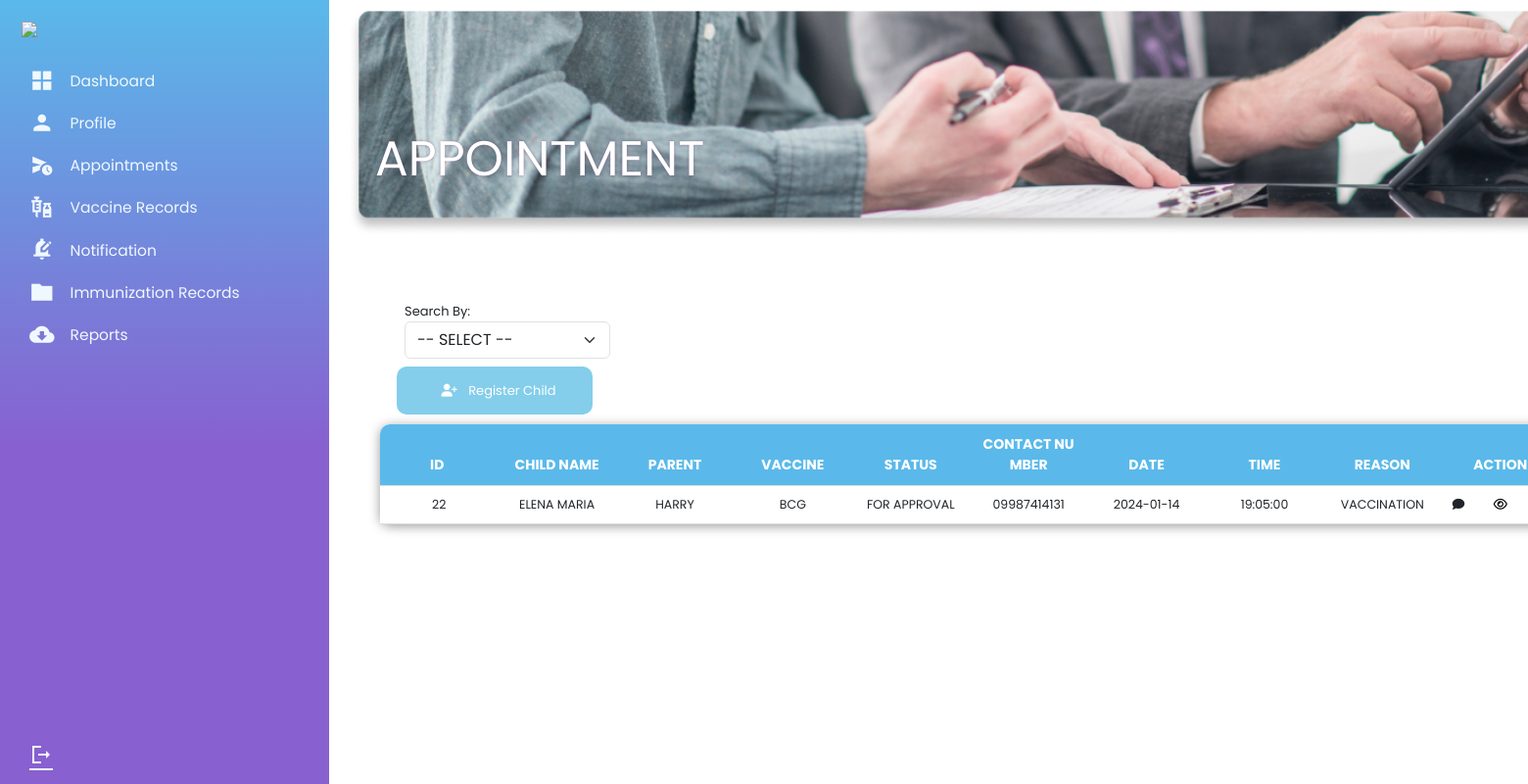
Page /Admin/Appointment-TAB.php (signed in) on the committed database.
### tables this page shows
CREATE TABLE `appointmenttable` (
  `appt_id` int(11) NOT NULL,
  `userid` int(11) NOT NULL,
  `cid` int(11) NOT NULL,
  `vacid` int(11) NOT NULL,
  `appt_time` time DEFAULT NULL,
  `appt_date` date NOT NULL,
  `dose` int(11) NOT NULL,
  `child_name` varchar(50) NOT NULL,
  `guardian_name` varchar(50) NOT NULL,
  `contact_number` varchar(50) DEFAULT NULL,
  `age` varchar(50) DEFAULT NULL,
  `email` varchar(50) NOT NULL,
  `appointment_status` int(11) DEFAULT 0,
  `vaccine_administer` varchar(100) DEFAULT NULL,
  `for_reason` varchar(50) DEFAULT NULL,
  `status_desc` varchar(100) NOT NULL
);

CREATE TABLE `vaccineinventory` (
  `vacid` int(11) NOT NULL,
  `vac_name` varchar(11) NOT NULL,
  `vac_desc` varchar(40) NOT NULL,
  `stocks` int(11) NOT NULL,
  `administered` int(11) NOT NULL,
  `req_dose` int(11) NOT NULL,
  `lower_limit` varchar(11) NOT NULL,
  `upper_limit` varchar(11) NOT NULL,
  `exp_date` date DEFAULT NULL,
  `active` int(11) DEFAULT 1,
  `batch_no` varchar(20) DEFAULT NULL,
  `vaccine_type` varchar(50) NOT NULL
);

### Admin_appointment/admin_appointment_controller.php (called while the page is built, shortened)
<?php
include '../Homepage/config.php';
$select = mysqli_query($conn, "SELECT * FROM appointmenttable a
LEFT JOIN vaccineinventory b ON a.vacid = b.vacid WHERE a.appointment_status = 1") or die('query failed');
$appointmenttable = mysqli_fetch_all($select, MYSQLI_ASSOC);
?>

### Admin/Appointment-TAB.php (the view, shortened to what this page needs)
<!DOCTYPE html>
<html>
<?php include('../include/include.php'); ?>
<?php include('../templates/Header.php'); ?>
<link rel="stylesheet" href="./css/style5.css">
<link rel="stylesheet" href="./css/appointment_tab.css">
<?php include('../Admin_appointment/admin_appointment_controller.php');
include('../Admin_appointment/vaccine_details.php'); ?>
<body>
    <div class="dash-container">
    <div class="column1">
         <?php include('../templates/Admin-Dash.php'); ?>
    </div>
    <div class="column">
    <div class="dashboard">
                <img class="appt" src="./images/Appointment.png">
            <div class="dashboard-text">
                <h1 class="text-white">APPOINTMENT</h1>
            </div>
            </div>
        <div class="table">
        <div class="search" style="margin-bottom:10px;">
<div class="form-group">
    <div class="row">
        <div class="col-auto">
             <div style="position: relative; display: inline-block;">
                <span>Search By:</span>
                <select class="form-select" id="search_dropdown">
                    <option>-- SELECT --</option>
                </select>
            </div>
        </div>
    </div>
</div>
                <button id="open_appointment_form" onclick="openModal('set_appointment')" style=""><span style="background-color:transparent; color:white;" class="fa fa-user-plus"></span> Register Child </button>
        </div>
            <div class="table_section">
                    <div class="row"  style="position:relative; left:80px;">
                                     <table class="table" id="data_table">
                                        <thead class="">
                                            <tr>
                                                <th scope="col" class="col col-auto ps-1 pe-2 text-uppercase">
                                                    <text>id</text>
                                                </th>
                                                <th scope="col" class="col col-auto ps-2 pe-2 text-uppercase">
                                                    <text>child name</text>
                                                </th>
                                                <th scope="col" class="col col-auto ps-2 pe-2 text-uppercase">
                                                    <text>parent</text>
                                                </th>
                                                <th scope="col" class="col col-auto ps-2 pe-2 text-uppercase">
                                                    <text>vaccine</text>
                                                </th>
                                                <th scope="col" class="col col-auto ps-2 pe-2 text-uppercase">
                                                    <text>status</text>
                                                </th>
                                                <th scope="col" class="col col-auto ps-2 pe-2 text-uppercase">
                                                    <text>contact number</text>
                                                </th>
                                                <th scope="col" class="col col-auto ps-2 pe-2 text-uppercase">
                                                    <text>date</text>
                                                </th>
                                                <th scope="col" class="col col-auto ps-2 pe-2 text-uppercase">
                                                    <text>time</text>
                                                </th>
                                                 <th scope="col" class="col col-auto ps-2 pe-2 text-uppercase">
                                                    <text>reason</text>
                                                </th>
                                                <th scope="col" class="col col-auto ps-2 pe-2 text-uppercase">
                                                    <text>action</text>
                                                </th>
                                            </tr>
                                        </thead>
                                        <tbody class="p-3 fs-7 text-white text-center">
                                            <?php
                                                foreach($appointmenttable as $info){
                                                    $appt_id = $info['appt_id'];
                                                    $cid = $info['cid'];
                                                    $appt_time = $info['appt_time'];
                                                    $appt_date = $info['appt_date'];
                                                    $child_name = $info['child_name'];
                                                    $guardian_name = $info['guardian_name'];
                                                    $contact_number = $info['contact_number'];
                                                    $appointment_status = $info['appointment_status'];
                                                    $vac_name = $info['vac_name'];
                                                    $for_reason = $info['for_reason'];
                                                    if($appointment_status == 1 ){
                                                        $appointment_status_list = "For Approval";
                                                    }
                                            ?>
                                             <tr>
                                                <td scope="col" class="col col-auto ps-2 pe-2 text-uppercase">
                                                    <text><?php echo $appt_id; ?></text>
                                                </td>
                                                <td scope="col" class="col col-auto ps-2 pe-2 text-uppercase">
                                                    <text><?php echo $child_name; ?></text>
                                                </td>
                                                <td scope="col" class="col col-auto ps-2 pe-2 text-uppercase">
                                                    <text><?php echo $guardian_name; ?></text>
                                                </td>
                                                <td scope="col" class="col col-auto ps-2 pe-2 text-uppercase">
                                                    <text><?php echo $vac_name; ?></text>
                                                </td>
                                                <td scope="col" class="col col-auto ps-2 pe-2 text-uppercase">
                                                    <text><?php echo $appointment_status_list; ?></text>
                                                </td>
                                                <td scope="col" class="col col-auto ps-2 pe-2 text-uppercase">
                                                    <text><?php echo $contact_number; ?></text>
                                                </td>
                                                <td scope="col" class="col col-auto ps-2 pe-2 text-uppercase">
                                                    <text><?php echo $appt_date; ?></text>
                                                </td>
                                                <td scope="col" class="col col-auto ps-2 pe-2 text-uppercase">
                                                    <text><?php echo $appt_time; ?></text>
                                                </td>
                                                <td scope="col" class="col col-auto ps-2 pe-2 text-uppercase">
                                                    <text><?php echo $for_reason; ?></text>
                                                </td>
                                                <td scope="col" class="col col-auto ps-2 pe-2 text-uppercase">
                                                    <div class="row">
                                                        <div class="col-lg-4">
                                                            <a id="send_notif-<?php echo $appt_id; ?>"  style="cursor:pointer;">
                                                                <i class="fa fa-comment"></i>
                                                            </a>
                                                        </div>
                                                        <div class="col-lg-4">
                                                            <a href="../Admin/admin_more_info.php?id=<?= $cid; ?>" style="cursor:pointer; color:black;">
                                                                <i class="fa fa-eye"></i>
                                                            </a>
                                                        </div>
                                                        <div class="col-lg-4">
                                                        </div>
                                                    </div>
                                                </td>
                                            </tr>
                                            <?php } ?>
                                        </tbody>
                                    </table>
                    </div>
                    </div>
            </div>
    </div>
    </div>
</body>
</html>

### Admin/css/style5.css (style rules this page uses)
.column { position: absolute; left: 270px; right: 50px; }
.column1 { position: fixed; height: 100%; }
.dashboard { position: relative; }
.dashboard img { padding: 8px 85px; width: 1500px; }
.dashboard-text { position: absolute; top: 100px; padding: 25px 113px; }
.dashboard-text h1 { color: rgb(56, 53, 100); text-shadow: 0px 0px 3px rgba(101, 53, 113, 0.5); font-family: 'Poppins', sans-serif; font-size: 50px; font-style: normal; font-weight: 400; line-height: normal; }
table { width: 100%; table-layout: fixed; max-width: 1000px; min-width: 900px; border-collapse: collapse; background-color: #ffffff; border: none; border-radius: 10px; box-shadow: 0 2px 12px 0 rgba(0, 0, 0, .4); }
.table2_section th, td { border-bottom: 1px solid #dddddd; padding: 10px 5px; word-break: break-all; text-align: center; }
.search { margin-left: 105px; width: 95%; }
.search button { border: none; outline: none; border-radius: 6px; cursor: pointer; padding: 11px; background-color: #8860D0; color: #ffffff; transition: .3s ease; }
.table3_section th, td { border-bottom: 1px solid #dddddd; padding: 10px 5px; word-break: break-all; text-align: center; }
.ReportDetails-content .modal-table_section th, td { border-bottom: 1px solid #dddddd; padding: 10px 5px; word-break: break-all; text-align: center; }
@media screen and (max-width: 2560px) { .dashboard img { width: 110%; padding-left: 90px; } }
@media screen and (max-width: 2560px) { table { max-width: 2000px; font-size: 15px; margin: 0 10px 0 20px; } }

### Admin/css/appointment_tab.css (style rules this page uses)
* { margin: 0; padding: 0; outline: 0; appearance: none; border: 0; text-decoration: none; list-style: none; box-sizing: border-box; }
body { display: grid; height: 100%; font-family: Poppins, sans-serif; font-size: 13px; background: white; background-size: cover; background-repeat: no-repeat; background-position: center center; user-select: none; overflow-x: hidden; }
.dash-container { display: grid; width: 96%; gap: 1.8rem; grid-template-columns: 14rem auto 23rem; }
img { display: block; width: 100%; }
.dashboard { position: relative; }
.dashboard img { padding: 8px 85px; width: 1198px; flex-shrink: 0; }
.dashboard-text { position: absolute; top: 100px; padding: 25px 113px; }
h1 { color: #FFF; text-shadow: 5px 6px 2px rgba(0, 0, 0, 0.50); font-family: 'Poppins', sans-serif; font-size: 40px; font-style: normal; font-weight: 400; line-height: normal; }
.table { width: 100% !important; padding: 50px 30px !important; }
table { width: 100% !important; table-layout: fixed !important; max-width: 1250px !important; min-width: 900px !important; border-collapse: collapse !important; background-color: #ffffff !important; border: none !important; border-radius: 10px !important; box-shadow: 0 2px 12px 0 rgba(0, 0, 0, .4) !important; }
.table button { border: none !important; outline: none !important; width: 100% !important; max-width: 200px !important; border-radius: 10px !important; background-color: #84CEEB !important; cursor: pointer !important; padding: 10px !important; color: #ffffff !important; transition: .3s ease !important; }
thead th { position: sticky !important; top: 0 !important; background-color:#5AB9EA!important; color: #ffffff !important; font-size: 14px !important; }
thead th:nth-child(1) { border-radius: 10px 0 0 0 !important; }
thead th:nth-child(10) { border-radius: 0 10px 0 0 !important; }
th, td { border-bottom: 1px solid #dddddd !important; padding: 10px 20px 10px 20px !important; word-break: break-all !important; text-align: center !important; font-size: smaller; }
.column { position: absolute; left: 270px; right: 50px; }
.column1 { position: fixed; height: 100%; }
.dashboard img { padding: 8px 85px; width: 1500px; }
.dashboard-text h1 { color: whitesmoke; text-shadow: 0px 0px 3px rgba(101, 53, 113, 0.5); font-family: 'Poppins', sans-serif; font-size: 50px; font-style: normal; font-weight: 400; line-height: normal; }

### assets/css/style0.css (style rules this page uses)
* { margin: 0; padding: 0; outline: 0; border: 0; text-decoration: none; list-style: none; box-sizing: border-box; }
body { display: grid; height: 100%; font-family: Poppins, sans-serif; font-size: 13px; background: white; background-size: cover; background-repeat: no-repeat; background-position: center center; user-select: none; overflow-x: hidden; }
.dash-container { display: grid; width: 96%; gap: 1.8rem; grid-template-columns: 14rem auto 23rem; }
img { display: block; width: 100%; }

### rows in the picture
appointmenttable: appt_id "22", child_name "ELENA MARIA", guardian_name "HARRY", vacid.vac_name "BCG", appointment_status "FOR APPROVAL", contact_number "09987414131", appt_date "2024-01-14", appt_time "19:05:00", for_reason "VACCINATION"
